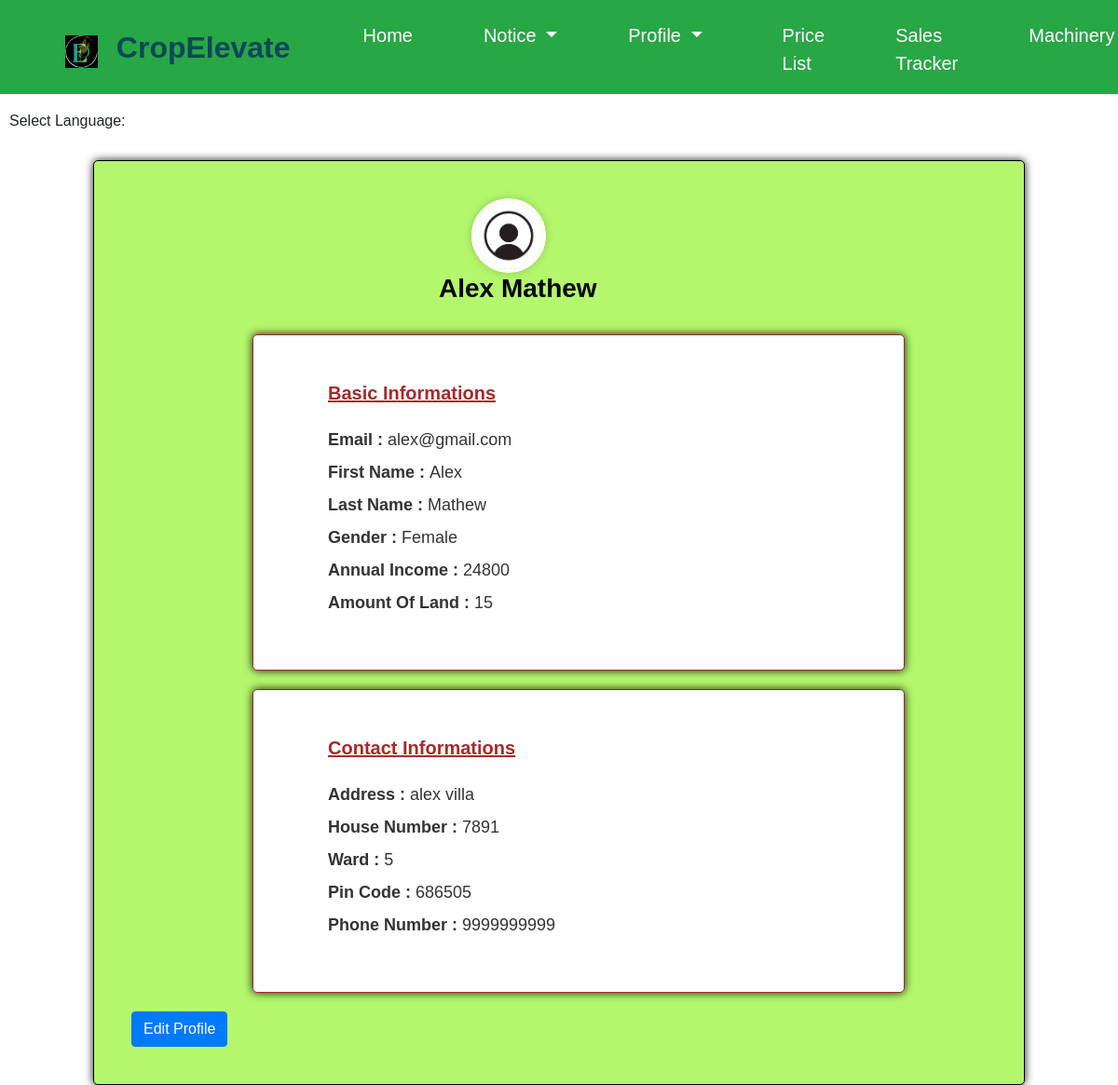
/fmyprofile (signed in), run on an earlier commit of the app's database.
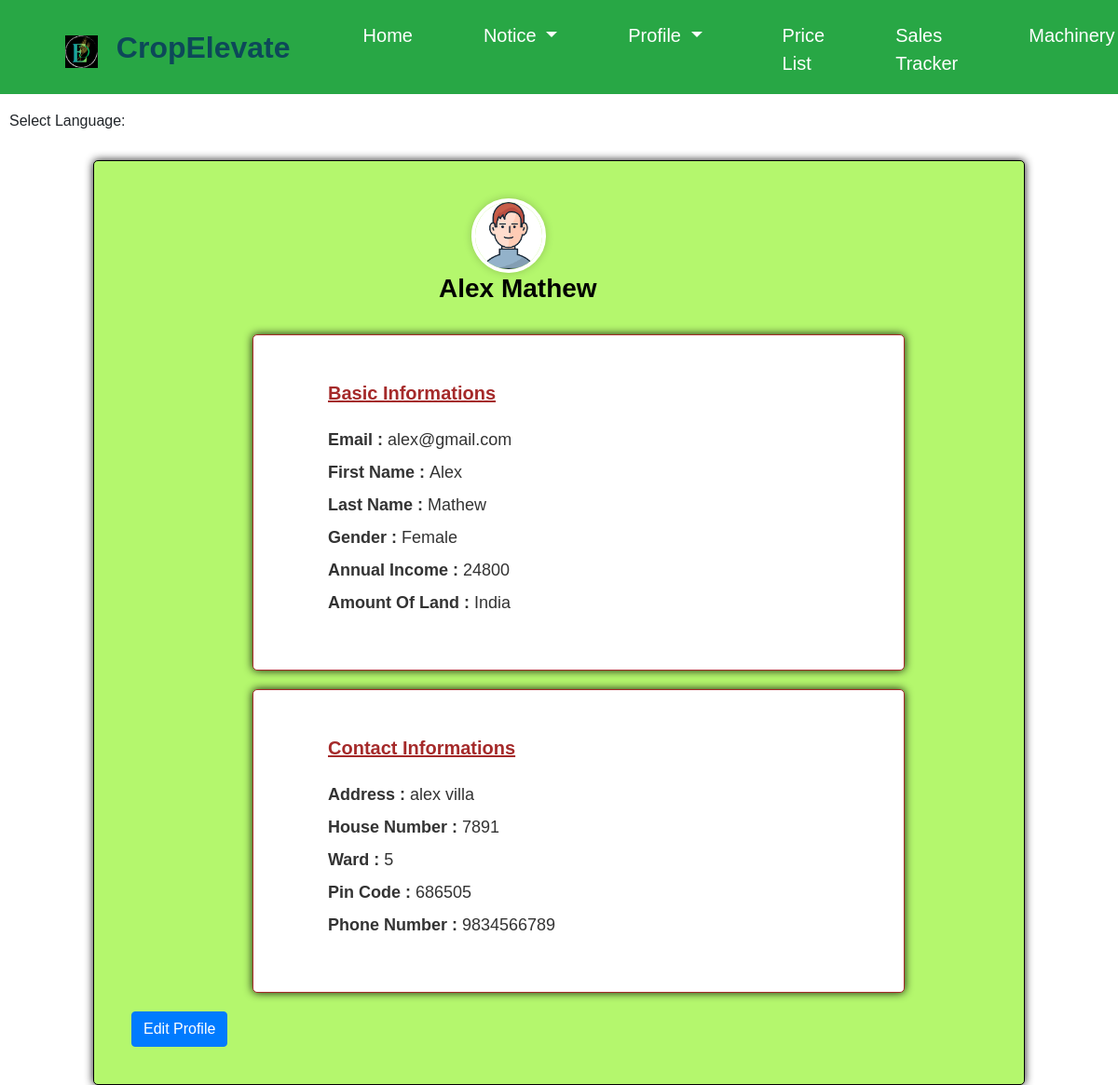
And on a later commit of the database.
### ceapp/models.py (models this page shows, shortened)
class FarmerProfile(models.Model):
    user = models.OneToOneField(CustomUser, on_delete=models.CASCADE, blank=True, null=True)
    first_name = models.CharField(max_length=100, null=True,blank=True)
    last_name = models.CharField(max_length=100,null=True,blank=True)
    birth_date = models.DateField(null=True,blank=True)
    email = models.EmailField(max_length=100,null=True,blank=True)
    profile_pic = models.ImageField(upload_to='profile_pics/', null=True, blank=True)
    gender = models.CharField(max_length=10, choices=[('Male', 'Male'), ('Female', 'Female')])
    annual_income = models.IntegerField(max_length=100, null=True,blank=True)
    land = models.CharField(max_length=100, null=True,blank=True)
    house_no = models.IntegerField(max_length=100, null=True,blank=True)
    address = models.CharField(max_length=255,null=True,blank=True)
    phone_number = models.IntegerField(max_length=12,null=True,blank=True)
    ward = models.CharField(max_length=100)
    pin_code = models.IntegerField(max_length=6,null=True,blank=True)
    file_upload = models.FileField(upload_to='uploads/', null=True, blank=True)
    fprofile_photo = models.ImageField(upload_to='profile_pics/', null=True, blank=True)
    paid_amount = models.DecimalField(max_digits=10, decimal_places=2, default=0)

### ceapp/views.py (the view)
# urls.py: path('fmyprofile',views.fmyprofile,name='fmyprofile'),
@never_cache
@login_required
def fmyprofile(request):
    profile = FarmerProfile.objects.get(user=request.user)
    context = {'profile': profile}
    return render(request, 'fmyprofile.html', context)

### templates/fmyprofile.html (shortened to what the changed rows need)
{% load static %}
<!DOCTYPE html>
<html lang="en">
<head>
    <link rel="stylesheet" href="https://maxcdn.bootstrapcdn.com/bootstrap/4.5.2/css/bootstrap.min.css">
    <link rel="stylesheet" href="https://cdnjs.cloudflare.com/ajax/libs/font-awesome/5.15.3/css/all.min.css">
    <link rel="stylesheet" href="https://cdn.jsdelivr.net/npm/@mdi/font/css/materialdesignicons.min.css">
</head>
<body>
    <nav class="navbar navbar-expand-lg navbar-light bg-success fixed-top">
        <h2 style="color:#0d4859; padding-left:20px; font-weight:bold; margin-top:10px;" >CropElevate</h2>
    </nav>
    <br><br>
    <div class="container">
        <div class="row">
            <div class="col-md-8">
                <div class="col-md-4">
                    <div class="doctor-img" style="padding-left:350px;">
                        <a class="avatar" href="#"><img alt="" src="{{ profile.fprofile_photo.url }}"></a>
                    </div>
                </div>
                <h3 style="margin-left:330px; color:black;"><b>{{profile.first_name}}  {{  profile.last_name }}</b></h3>
                <br>
               <div class="profiles">
                <h4 style="color:brown;"><b><u>Basic Informations</u></b></h4>
                <p><strong>Email : </strong> {{ user.email }}</p>
                <p><strong>First Name : </strong> {{  profile.first_name }}</p>
                <p><strong>Last Name : </strong> {{  profile.last_name }}</p>
                <p><strong>Gender : </strong> {{  profile.gender }}</p>
                <p><strong>Annual Income :</strong> {{  profile.annual_income }}</p>
                <p><strong>Amount Of Land : </strong> {{  profile.land }}</p>
                </div>
                <div class="profilecontact">
                <h4 style="color:brown;"><b><u>Contact Informations</u></b></h4>
                <p><strong>Address : </strong> {{  profile.address }}</p>
                <p><strong>House Number  :</strong> {{  profile.house_no }}</p>
                <p><strong>Ward  : </strong> {{  profile.ward }}</p>
                <p><strong>Pin Code  : </strong> {{  profile.pin_code }}</p>
                <p><strong>Phone Number  : </strong> {{  profile.phone_number }}</p>
                </div>
            </div>
        </div>
    </div>
</body>
</html>

What changed in the data, as far as the page shows it:
changed FarmerProfile "Alex": fprofile_photo: a different picture; land "15" → "India"; phone_number "9999999999" → "9834566789"
